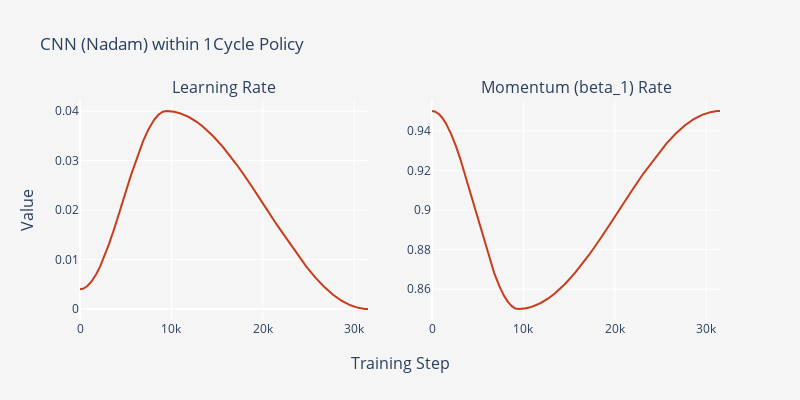

Notebook cell for this chart:
### Code cell
one_cycle_rates = pd.DataFrame(
    {
        "Step": range(len(one_cycle_policy.lr_rates)),
        "Learning Rate": one_cycle_policy.lr_rates,
        "Momentum Rate": one_cycle_policy.momentum_rates,
    }
)

fig = make_subplots(
    rows=1,
    cols=2,
    x_title="Training Step",
    y_title="Value",
    subplot_titles=("Learning Rate", "Momentum (beta_1) Rate"),
)

fig.add_trace(
    go.Scatter(
        x=one_cycle_rates["Step"],
        y=one_cycle_rates["Learning Rate"],
        name="Learning Rate",
        line=dict(color="#c73c1a"),
    ),
    row=1,
    col=1,
)

fig.add_trace(
    go.Scatter(
        x=one_cycle_rates["Step"],
        y=one_cycle_rates["Momentum Rate"],
        name="Momentum Rate",
        line=dict(color="#c73c1a"),
    ),
    row=1,
    col=2,
)

fig.update_layout(
    plot_bgcolor=BACKGROUND_COLOR,
    paper_bgcolor=BACKGROUND_COLOR,
    height=400,
    width=800,
    title_text="CNN (Nadam) within 1Cycle Policy",
    showlegend=False,
)

fig.show()

### Figure 1 — Plotly figure (JSON) as saved in the notebook; plotly's stock layout.template omitted (floating-point values rounded to 4 significant figures; data arrays with more than 128 entries replaced by an {"elided": "..."} marker saying what was removed)
{"data": [{"line": {"color": "#c73c1a"}, "name": "Learning Rate", "type": "scatter", "x": {"elided": "31500 int values"}, "xaxis": "x", "y": {"elided": "31500 float values"}, "yaxis": "y"}, {"line": {"color": "#c73c1a"}, "name": "Momentum Rate", "type": "scatter", "x": {"elided": "31500 int values"}, "xaxis": "x2", "y": {"elided": "31500 float values"}, "yaxis": "y2"}], "layout": {"annotations": [{"font": {"size": 16}, "showarrow": false, "text": "Learning Rate", "x": 0.225, "xanchor": "center", "xref": "paper", "y": 1, "yanchor": "bottom", "yref": "paper"}, {"font": {"size": 16}, "showarrow": false, "text": "Momentum (beta_1) Rate", "x": 0.775, "xanchor": "center", "xref": "paper", "y": 1, "yanchor": "bottom", "yref": "paper"}, {"font": {"size": 16}, "showarrow": false, "text": "Training Step", "x": 0.5, "xanchor": "center", "xref": "paper", "y": 0, "yanchor": "top", "yref": "paper", "yshift": -30}, {"font": {"size": 16}, "showarrow": false, "text": "Value", "textangle": -90, "x": 0, "xanchor": "right", "xref": "paper", "xshift": -40, "y": 0.5, "yanchor": "middle", "yref": "paper"}], "height": 400, "paper_bgcolor": "#F6F5F5", "plot_bgcolor": "#F6F5F5", "showlegend": false, "title": {"text": "CNN (Nadam) within 1Cycle Policy"}, "width": 800, "xaxis": {"anchor": "y", "domain": [0, 0.45]}, "xaxis2": {"anchor": "y2", "domain": [0.55, 1]}, "yaxis": {"anchor": "x", "domain": [0, 1]}, "yaxis2": {"anchor": "x2", "domain": [0, 1]}}}
